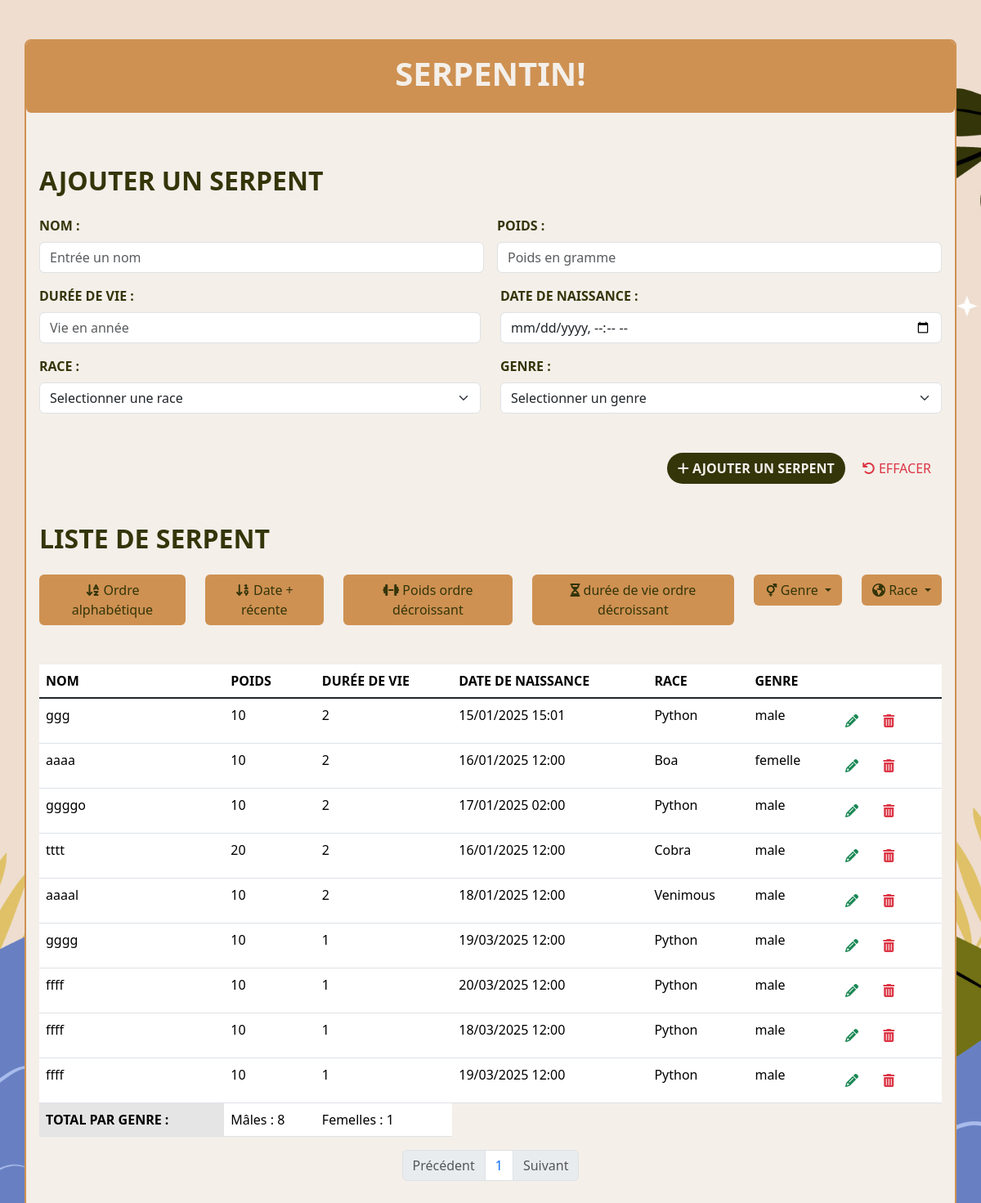
/serpent/index.php, run on the app's committed database.
### tables this page shows
CREATE TABLE `serpent` (
  `id_serpent` int NOT NULL,
  `name` varchar(50) NOT NULL,
  `weight` int NOT NULL,
  `life_time` int NOT NULL,
  `birth` datetime NOT NULL,
  `race` set('Python','Boa','Cobra','Venimous') DEFAULT NULL,
  `gender` enum('male','femelle') NOT NULL
);

### serpent/Serpent.php (called while the page is built, shortened)
<?php
class Serpent {
    public static function obtenirSerpents($db, $filtre_genre = "", $filtre_race = "", $tri = null, $page = 1, $par_page = 10) {
        $query = "SELECT * FROM serpent WHERE 1=1";
        $offset = ($page - 1) * $par_page;
        $query .= " LIMIT ?, ?";
        $stmt = $db->prepare($query);
        if ($filtre_genre && $filtre_race) {
            $stmt->bind_param("ssii", $filtre_genre, $filtre_race, $offset, $par_page);
        } else if ($filtre_genre) {
            $stmt->bind_param("sii", $filtre_genre, $offset, $par_page);
        } else if ($filtre_race) {
            $stmt->bind_param("sii", $filtre_race, $offset, $par_page);
        } else {
            $stmt->bind_param("ii", $offset, $par_page);
        }
        $stmt->execute();
        $result = $stmt->get_result();
        $serpents = $result->fetch_all(MYSQLI_ASSOC);
        return $serpents;
    }
    public static function compterSerpents($db, $filtre_genre = "", $filtre_race = "") {
        $query = "SELECT COUNT(*) as total FROM serpent WHERE 1=1";
        $stmt = $db->prepare($query);
        $stmt->execute();
        $result = $stmt->get_result();
        $row = $result->fetch_assoc();
        return $row['total'];
    }
    public static function compterSerpentsParGenre($db) {
        $query = "SELECT gender, COUNT(*) as count FROM serpent GROUP BY gender";
        $result = $db->query($query);
        $counts = ["male" => 0, "femelle" => 0];
        while ($row = $result->fetch_assoc()) {
            if ($row['gender'] == 'male') {
                $counts['male'] = $row['count'];
            } elseif ($row['gender'] == 'femelle') {
                $counts['femelle'] = $row['count'];
            }
        }
        return $counts;
    }
}

### serpent/index.php (the view, shortened to what this page needs)
<?php
include 'database.php';
include 'Serpent.php';
$filtre_genre = $_GET['filtre_genre'] ?? "";
$filtre_race = $_GET['filtre_race'] ?? "";
$tri = $_GET['tri'] ?? null;
$page = $_GET['page'] ?? 1;
$par_page = 10;
$serpents = Serpent::obtenirSerpents($db, $filtre_genre, $filtre_race, $tri, $page, $par_page);
$total_serpents = Serpent::compterSerpents($db, $filtre_genre, $filtre_race);
$total_pages = ceil($total_serpents / $par_page);
$total_par_genre = Serpent::compterSerpentsParGenre($db);
?>
<!DOCTYPE html>
<html lang="fr">
<head>
    <link href="https://cdn.jsdelivr.net/npm/bootstrap@5.3.3/dist/css/bootstrap.min.css" rel="stylesheet"
>
</head>
<body class="container mt-5 mb-5 rounded-3 p-0">
<header>
    <div class="bgHeader rounded-2 mb-5 p-3">
        <h1 class="text-center">Serpentin!</h1>
    </div>
</header>
<main class="p-3">
    <section class="mb-5">
        <form action="add_modify.php" method="post">
            <fieldset>
                <h2 class="mb-4">Ajouter un serpent</h2>
                <div class="mb-3 row g-3 align-items-center">
                    <div class="col-6">
                        <label for="name" class="form-label fw-bold">Nom :</label>
                        <input type="text" id="name" class="form-control" placeholder="Entrée un nom"
                               name="name">
                    </div>
                    <div class="col-6">
                        <label for="weight" class="form-label fw-bold">Poids :</label>
                        <input type="number" id="weight" class="form-control" placeholder="Poids en gramme"
                               name="weight" min="0" step="10" required>
                    </div>
                </div>
                <div class="mb-3 row align-items-center">
                    <div class="col-6">
                        <label for="life" class="form-label fw-bold">Durée de Vie :</label>
                        <input type="number" id="life" class="form-control" placeholder="Vie en année"
                               name="life_time" min="0" required>
                    </div>
                    <div class="col-6">
                        <label for="birth" class="form-label fw-bold">Date de Naissance :</label>
                        <input type="datetime-local" id="birth" class="form-control" name="birth" min="0"
                               required>
                    </div>
                </div>
                <div class="mb-3 row align-items-center">
                    <div class="col-6">
                        <label for="race" class="form-label fw-bold">Race :</label>
                        <select id="race" class="form-select" name="race">
                            <option value="default">Selectionner une race</option>
                        </select>
                    </div>
                    <div class="col-6">
                        <label for="gender" class="form-label fw-bold">Genre :</label>
                        <select id="gender" class="form-select" name="gender">
                            <option value="default">Selectionner un genre</option>
                        </select>
                    </div>
                </div>
                <div class="mt-5 d-md-flex gap-2 justify-content-md-end">
                    <button class="btn btnAdd fw-bold rounded-5" type="submit">
                        <i class="fa-solid fa-plus"></i>
                        AJOUTER UN SERPENT
                    </button>
                    <button class="btn text-danger rounded-5" type="reset">
                        <i class="fa-solid fa-arrow-rotate-left"></i>
                        EFFACER
                    </button>
                </div>
            </fieldset>
        </form>
    </section>
    <section>
        <h2 class="mb-4">Liste de serpent</h2>
        <div class="dropdown d-flex gap-4">
            <a href="index.php?tri=name" class="btn btnFiltre">
                <i class="fa-solid fa-arrow-down-a-z"></i>
                Ordre alphabétique
            </a>
            <a href="index.php?tri=birth DESC" class="btn btnFiltre">
                <i class="fa-solid fa-arrow-down-1-9"></i>
                Date + récente
            </a>
            <a href="index.php?tri=weight DESC" class="btn btnFiltre">
                <i class="fa-solid fa-dumbbell"></i>
                Poids ordre décroissant
            </a>
            <a href="index.php?tri=life_time DESC" class="btn btnFiltre">
                <i class="fa-solid fa-hourglass-half"></i>
                durée de vie ordre décroissant
            </a>
            <div class="dropdown">
                <button class="btn btnFiltre dropdown-toggle" type="button" data-bs-toggle="dropdown" aria-expanded="false">
                    <i class="fa-solid fa-mars-and-venus"></i>
                    Genre
                </button>
            </div>
            <div class="dropdown">
                <button class="btn btnFiltre dropdown-toggle" type="button" data-bs-toggle="dropdown" aria-expanded="false">
                    <i class="fa-solid fa-earth-americas"></i>
                    Race
                </button>
            </div>
        </div>
        <table class="table mt-5">
            <thead>
            <tr class="text-uppercase fw-bold thead">
                <th>Nom</th>
                <th>Poids</th>
                <th>Durée de Vie</th>
                <th>Date de Naissance</th>
                <th>Race</th>
                <th>Genre</th>
                <th colspan="2"></th>
            </tr>
            </thead>
            <tbody class="table-group-divider">
            <?php if (is_array($serpents) && !empty($serpents)) { ?>
                <?php foreach ($serpents as $serpent) { ?>
                    <tr>
                        <td><?php echo htmlspecialchars($serpent['name']); ?></td>
                        <td><?php echo htmlspecialchars($serpent['weight']); ?></td>
                        <td><?php echo htmlspecialchars($serpent['life_time']); ?></td>
                        <?php $date = new DateTime($serpent['birth']); ?>
                        <td><?php echo htmlspecialchars($date->format("d/m/Y H:i")); ?></td>
                        <td><?php echo htmlspecialchars($serpent['race']); ?></td>
                        <td><?php echo htmlspecialchars($serpent['gender']); ?></td>
                        <td colspan="2">
                            <a href="add_modify.php?id_serpent=<?php echo $serpent['id_serpent']; ?>" class="btn text-success">
                                <i class="fa-solid fa-pencil"></i>
                            </a>
                            <a href="remove.php?id_serpent=<?php echo $serpent['id_serpent']; ?>" class="btn text-danger">
                                <i class="fa-solid fa-trash-can"></i>
                            </a>
                        </td>
                    </tr>
                <?php } ?>
            <?php } else { ?>
                <tr>
                    <td colspan="7" class="text-center">Aucun serpent trouvé.</td>
                </tr>
            <?php } ?>
            </tbody>
            <tfoot>
            <tr>
                <th class="text-uppercase fw-bold table-active">Total par genre :</th>
                <td>Mâles : <?php echo $total_par_genre['male']; ?></td>
                <td>Femelles : <?php echo $total_par_genre['femelle']; ?></td>
            </tr>
            </tfoot>
        </table>
        <nav aria-label="Page navigation">
            <ul class="pagination justify-content-center">
                <li class="page-item <?php echo ($page == 1) ? 'disabled' : ''; ?>">
                    <a class="page-link" href="index.php?page=<?php echo $page - 1; ?>&filtre_genre=<?php echo $filtre_genre; ?>&filtre_race=<?php echo $filtre_race; ?>&tri=<?php echo $tri; ?>">Précédent</a>
                </li>
                <?php
                for ($i = 1; $i <= $total_pages; $i++) {
                    echo "<li class='page-item'><a class='page-link' href='index.php?page=$i&filtre_genre=$filtre_genre&filtre_race=$filtre_race&tri=$tri'>$i</a></li>";
                }
                ?>
                <li class="page-item <?php echo ($page == $total_pages) ? 'disabled' : ''; ?>">
                    <a class="page-link" href="index.php?page=<?php echo $page + 1; ?>&filtre_genre=<?php echo $filtre_genre; ?>&filtre_race=<?php echo $filtre_race; ?>&tri=<?php echo $tri; ?>">Suivant</a>
                </li>
            </ul>
        </nav>
    </section>
</main>
</body>
</html>

### serpent/index.php (style rules this page uses)
html { background-image: url('img/snake.jpg'); background-size: cover; background-position: center; }
h1 { text-align: center; text-transform: uppercase; font-weight: bold; color: #F4EFE9; }
h2 { font-weight: bold; }
h2, label { color: #343509; text-transform: uppercase; }
.bgHeader { background-color: #CE9152; }
body { background-color: #F4EFE9; border : 2px solid #CE9152; }
.btnAdd { background-color: #343509; color: #F4EFE9; }
.btnFiltre { background-color: #CE9152; color: #343509; }
.thead { color: #343509; }

### data on the page
serpent: name "ggg", weight "10", life_time "2", birth "15/01/2025 15:01", race "Python", gender "male"
serpent: name "aaaa", weight "10", life_time "2", birth "16/01/2025 12:00", race "Boa", gender "femelle"
serpent: name "ggggo", weight "10", life_time "2", birth "17/01/2025 02:00", race "Python", gender "male"
serpent: name "tttt", weight "20", life_time "2", birth "16/01/2025 12:00", race "Cobra", gender "male"
serpent: name "aaaal", weight "10", life_time "2", birth "18/01/2025 12:00", race "Venimous", gender "male"
serpent: name "gggg", weight "10", life_time "1", birth "19/03/2025 12:00", race "Python", gender "male"
serpent: name "ffff", weight "10", life_time "1", birth "20/03/2025 12:00", race "Python", gender "male"
serpent: name "ffff", weight "10", life_time "1", birth "18/03/2025 12:00", race "Python", gender "male"
serpent: name "ffff", weight "10", life_time "1", birth "19/03/2025 12:00", race "Python", gender "male"

### other printed values
$total_par_genre['male'] "8"
$total_par_genre['femelle'] "1"
